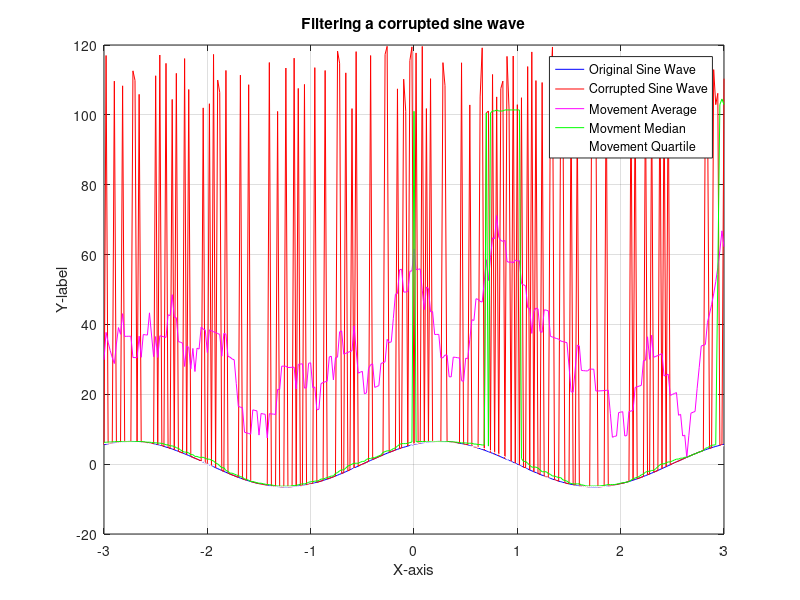

MATLAB code to generate this figure:
clear; clc;
percent = 0.3;
x = (-3:0.02:3); 
y = 6.5*sin(2.1*x + pi/3);

x_corr = randperm(length(x),round(percent*length(x)));
y_corr = 100 + 20*rand(size(x_corr));
z = y;
z(x_corr) = y_corr;

y_median = [];
for i = 1:length(z)
    y_median(end+1) = median(z(max(1,i-8):min(i+8,length(x))));
 end
 
y_mean = [];
for i = 1:length(z)
   y_mean(end+1) = mean(z(max(1,i-8):min(i+8,length(x))));
 end
y_quartile = [];
for i = 1:length(z)
    y_quartile(end+1) = prctile(z(max(1,i-8):min(i+8,length(x))),25);
end

figure;
plot(x,y,color='b');
hold on;
plot(x,z,color='r');
plot(x,y_mean,'m');
plot(x,y_median,'g'); 
plot(x,y_quartile,'Color',[1 1 1]);
hold off;
 
xlabel('X-axis');
ylabel('Y-label');
title('Filtering a corrupted sine wave');
legend('Original Sine Wave','Corrupted Sine Wave','Movement Average','Movment Median','Movement Quartile');
grid on;
 
saveas(gcf,'filtered_plots.png');

relMedianErr = (y-y_median).^2;
relMedianErr = sum(relMedianErr);

sumsqy = y.^2;
sumsqy = sum(sumsqy);

relMeanErr = sum((y-y_mean).^2);
relQuanErr = sum((y-y_quartile).^2);
relMeanErr = relMeanErr / sumsqy;
relMedianErr = relMedianErr / sumsqy; 
relQuanErr = relQuanErr / sumsqy;
